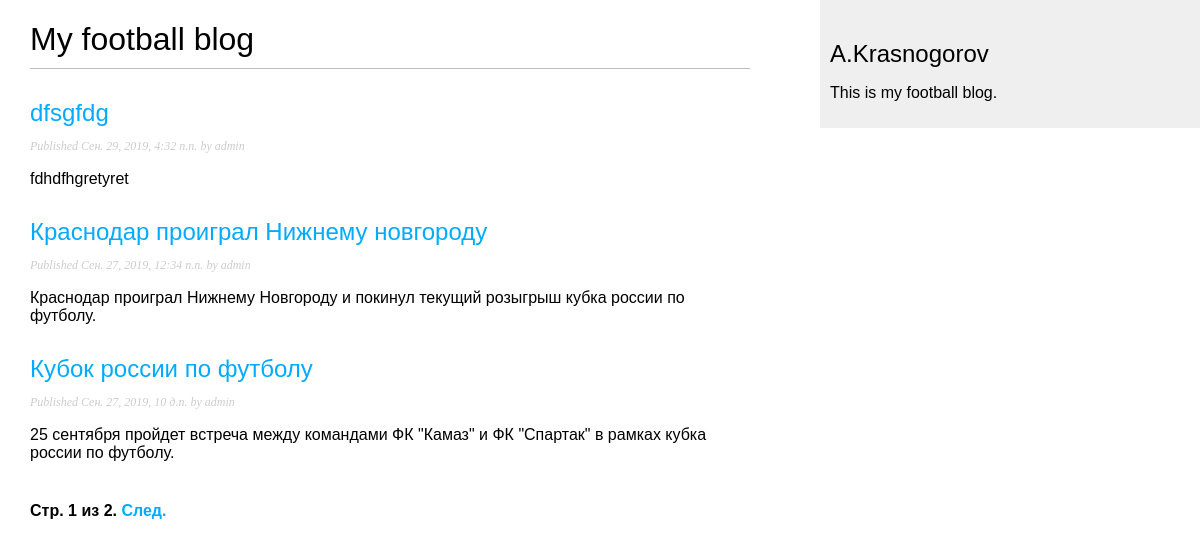
Screenshot of /blog/ with the database file from the repository.
### blog/models.py (models this page shows, shortened)
class Post(models.Model):
    STATUS_CHOICES = (
        ('draft', 'Draft'),
        ('published', 'Published'),
    )
    title = models.CharField(max_length=250)
    slug = models.SlugField(max_length=250,
                            unique_for_date='publish')
    author = models.ForeignKey(User,
                               on_delete=models.CASCADE,
                               related_name='blog_posts')
    body = models.TextField()
    publish = models.DateTimeField(default=timezone.now)
    create = models.DateTimeField(auto_now_add=True)
    update = models.DateTimeField(auto_now=True)
    status = models.CharField(max_length=10,
                              choices=STATUS_CHOICES,
                              default='draft')
    objects = models.Manager() # The default manager.
    published = PublishedManager() # Our custom manager.
    class Meta:
        ordering = ('-publish',)
    def get_absolute_url(self):
        return reverse('blog:post_detail',
                       args=[self.publish.year,
                             self.publish.month,
                             self.publish.day,
                             self.slug])

### blog/views.py (the view)
# urls.py: path('', views.PostListView.as_view(), name='post_list'),
class PostListView(ListView):
    queryset = Post.published.all()
    context_object_name = 'posts'
    paginate_by = 3
    template_name = 'blog/post/list.html'

### blog/templates/blog/post/list.html (shortened to what this page needs)
{% extends "blog/base.html" %}
{% block content %}
  <h1>My football blog</h1>
  {% for post in posts %}
    <h2>
      <a href="{{ post.get_absolute_url }}">{{ post.title }}</a>
    </h2>
    <p class="date">
      Published {{ post.publish }} by {{ post.author }}
    </p>
    {{ post.body|truncatewords:30|linebreaks }}
  {% endfor %}
{% include "pagination.html"  with page=page_obj %}
{% endblock %}

### blog/templates/blog/base.html (shortened to what this page needs)
{% load static %}
<!DOCTYPE html>
<html>
<head>
  <link href="{% static "css/blog.css" %}" rel="stylesheet">
</head>
<body>
  <div id="content">
    {% block content %}
    {% endblock %}
  </div>
  <div id="sidebar">
    <h2>A.Krasnogorov</h2>
      <p>This is my football blog.</p>
  </div>
</body>
</html>

### blog/templates/pagination.html (shortened to what this page needs)
<div class="pagination">
    <span class="step-links">
        <span class="current">
            Стр. {{ page.number }} из {{ page.paginator.num_pages }}.
        </span>
        {% if page.has_next %}
        <a href="?page={{ page.next_page_number }}">След.</a>
        {% endif %}
    </span>
</div>

### blog/static/css/blog.css (style rules this page uses)
body { margin:0; padding:0; font-family:helvetica, sans-serif; }
a { color:#00abff; text-decoration:none; }
h1 { font-weight:normal; border-bottom:1px solid #bbb; padding:0 0 10px 0; }
h2 { font-weight:normal; margin:30px 0 0; }
#content { float:left; width:60%; padding:0 0 0 30px; }
#sidebar { float:right; width:30%; padding:10px; background:#efefef; height:100%; }
p.date { color:#ccc; font-family: georgia, serif; font-size: 12px; font-style: italic; }
.pagination { margin:40px 0; font-weight:bold; }

### rows the page displays
Post: title "dfsgfdg", publish "Сен. 29, 2019, 4:32 п.п.", author "admin", body "fdhdfhgretyret"
Post: title "Краснодар проиграл Нижнему новгороду", publish "Сен. 27, 2019, 12:34 п.п.", author "admin", body "Краснодар проиграл Нижнему Новгороду и покинул текущий розыгрыш кубка россии по футболу."
Post: title "Кубок россии по футболу", publish "Сен. 27, 2019, 10 д.п.", author "admin", body "25 сентября пройдет встреча между командами ФК \"Камаз\" и ФК \"Спартак\" в рамках кубка россии по футболу."

### other values shown
{{ page.number }} "1"
{{ page.paginator.num_pages }} "2"
